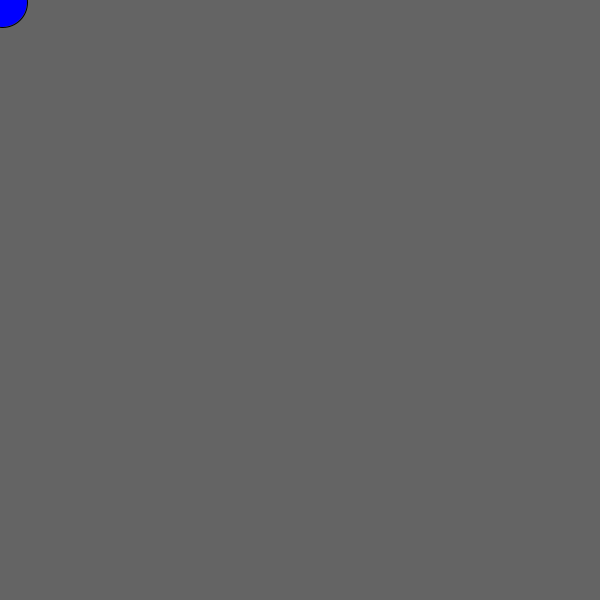
Frame 1 (no input)
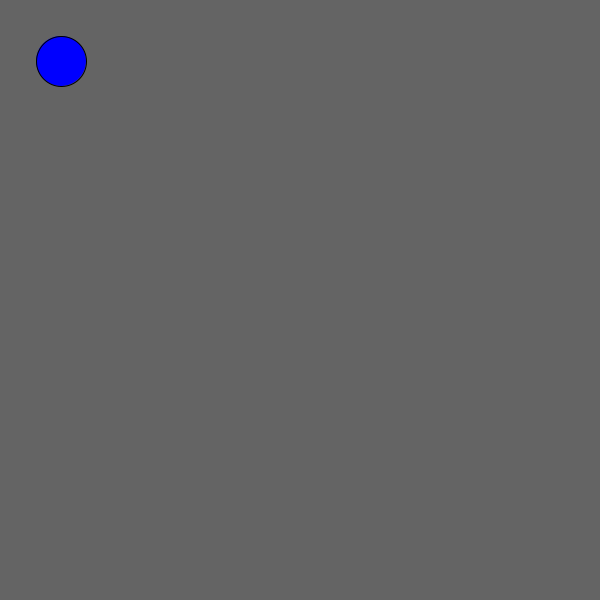
Frame 60 (the mouse pressed at the canvas centre just before this capture)
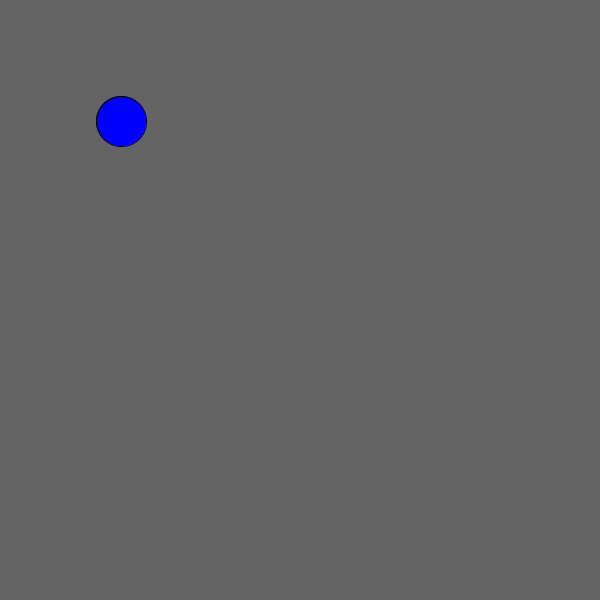
Frame 120 (the mouse held since frame 60 and released just before this capture)

The Processing sketch that drew these frames (run headless with seeded random() and noise(); from frame 60 on, the mouse is pressed at the canvas centre):

// Processing sketch: sugarscreen
// ── sugarscreen.pde
PVector pos = new PVector(0,0);

int deplacementX;
int deplacementY;
float x;
float y;

void setup()
{
  size(600, 600);
  x=0;
  deplacementX = 1;
  y=0;
  deplacementY = 1;
  background(100);
  background(100);
  fill(255, 0, 0);
  ellipse(width/2, height/2, 50, 50);
}  

void draw()
{
  
  if(pos.x >= height)
  {
    pos.x += -1;
  }
  else if(pos.x <= 0)
  {
    pos.x += 1;
  }
  
  if(pos.y >= height)
  {
    pos.y += -1;
  }
  else if(pos.y <= 0)
  {
    pos.y += 1;
  }
  
  pos.x += deplacementX;
  pos.y += deplacementY;
  background(100);
  fill(0, 0, 255);
  ellipse(pos.x, pos.y, 50, 50);
}
